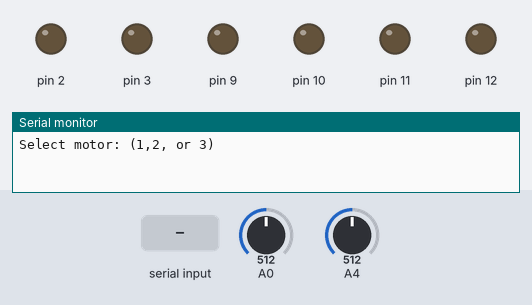
Recording of a sketch running on a simulated Arduino Uno, built with avr-gcc and run on an emulated ATmega328P. Shown: output pins drawn as LEDs (lit = HIGH), the last lines printed to the serial monitor. Inputs (shaded band) come from the test bench; at power-on: A0 = 512, A4 = 512. Pins used as bus, display or sensor lines are not drawn.

Above: at 1.2 s.
1.3 s: "1\n" received over Serial
At 3.2 s:
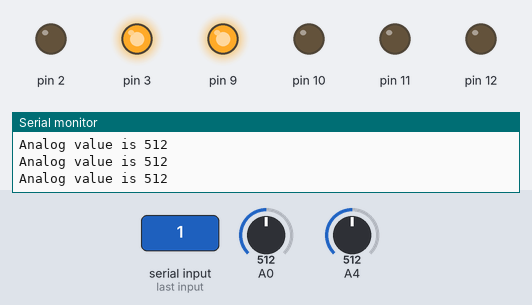
3.8 s: A0 set to 126
6.8 s: A0 set to 109
At 8.1 s:
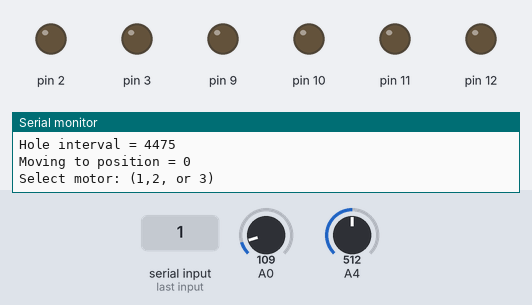
8.4 s: "5\n" received over Serial
At 9.8 s:
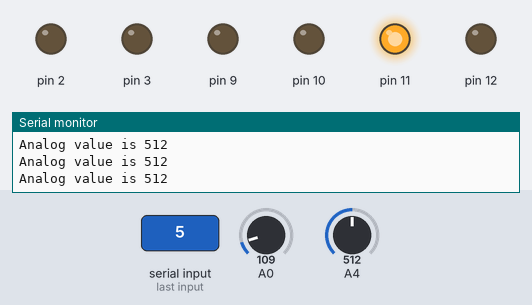
Timing chart, 0 to 11.4 s (numbered marks = the images above; inputs shaded):
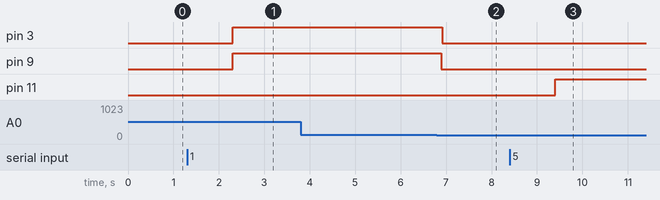

The sketch:

MotorTest2.ino
```cpp
//This version of MotorTest does not use the TLC5974 board.

int motorPWMPinArray[3];
int motorLEDPinArray[3];
int motorSensorPinArray[3];
int psThresh[3];     //Threshold for when the light hits the photosensor
int homeHoleMinIntervalArray_ms[3];  //The min time the home hole should be seen
int posHoleMinIntervalArray_ms[3];     ////The min time a position hole should be seen
//The amount of time we move the motor past a detected hole before looking for the next hole.
//This will prevent seeing the same hole again as we start to move past it.
int holePassInterval_ms = 50;
bool isMotorSelected = false;
int selectedMotorIndex = -1;

void setup()
{
  motorPWMPinArray[0]=9; pinMode(motorPWMPinArray[0],OUTPUT);  //The pin on the Arduino that turns on the transistor that turns on the motor.
  motorPWMPinArray[1]=11; pinMode(motorPWMPinArray[1],OUTPUT);
  motorPWMPinArray[2]=2; pinMode(motorPWMPinArray[2],OUTPUT);
  motorLEDPinArray[0]=3; pinMode(motorLEDPinArray[0],OUTPUT);
  motorLEDPinArray[1]=12; pinMode(motorLEDPinArray[1],OUTPUT);
  motorLEDPinArray[2]=10; pinMode(motorLEDPinArray[2],OUTPUT);
  motorSensorPinArray[0]=0;  //Analog in A0
  motorSensorPinArray[1]=1;  //Analog in A1
  motorSensorPinArray[2]=2;  //Analog in A2
  psThresh[0] = 120;//200;  //Motor 1. Threshold for when the light hits the photosensor
  psThresh[1] = 200;  //Motor 2
  psThresh[2] = 120;  //Motor 3
  homeHoleMinIntervalArray_ms[0] = 600; //Motor 1. If we see a hole for this amount of time, call it home.
  homeHoleMinIntervalArray_ms[1] = 575; //Motor 2
  homeHoleMinIntervalArray_ms[2] = 600; //Motor 3
  posHoleMinIntervalArray_ms[0] = 50;  //Motor 1
  posHoleMinIntervalArray_ms[1] = 50;  //Motor 2
  posHoleMinIntervalArray_ms[2] = 50;  //Motor 3
  Serial.begin(9600);
  while (! Serial);
  Serial.println("Select motor: (1,2, or 3)");
}


void loop()
{
  int moveToPosition = -1;
  //NOTE: Use "No line ending" option when using
  //the serial monitor to send commands.
  if (Serial.available())
  {
    int inVal = Serial.parseInt();
    Serial.print("inVal: ");
    Serial.println(inVal);
    if (inVal >= 0)
    {
      if(isMotorSelected==false)
      {
         isMotorSelected = true;
         selectedMotorIndex=inVal-1;
         Serial.println("Enter desired motor position:");
      }
      else
      {
        moveToPosition = inVal;
        isMotorSelected=false;
      }
    }
  }

  if(moveToPosition >= 0)
  {
    Serial.print("Moving to position ");
    Serial.println(moveToPosition);
    //Turn on LED
    analogWrite(motorLEDPinArray[selectedMotorIndex],255);
    //tlc.setPWM(motorLEDPinArray[selectedMotorIndex],4095);
    //tlc.write();

    //Move motor
    analogWrite(motorPWMPinArray[selectedMotorIndex],255);
    //tlc.setPWM(motorPWMPinArray[selectedMotorIndex],4095);
    //tlc.write();
    //In case we are on a hole now, allow the motor to keep moving until it goes past the current hole.
    delay(holePassInterval_ms);
    //Find home position
    //Home position is indicated by a large hole in the indexer,
    //The home hole should be much larger than any of the position holes.
    boolean homeFound = false;
    unsigned long firstHoleTime; //the time when the hole was first seen
    boolean isOverHole = false; //true if we are currently over a hole
    while(homeFound==false)
    {
      //read the photosensor value
      int psIn = analogRead(motorSensorPinArray[selectedMotorIndex]);
      Serial.print("Analog value is ");
      Serial.println(psIn);
      if(psIn>=psThresh[selectedMotorIndex] && isOverHole==false)
      {
        isOverHole = true;
        // store the time since the Arduino started running in a variable
        firstHoleTime = millis();
      }
      else if(psIn<psThresh[selectedMotorIndex] && isOverHole==true)
      {
        unsigned long currentTime = millis();
        Serial.print("Detected interval = ");
        Serial.println(currentTime-firstHoleTime);
        if(currentTime-firstHoleTime>homeHoleMinIntervalArray_ms[selectedMotorIndex])
        {
          homeFound=true;
          Serial.println("Reached home");
          Serial.print("Hole interval = ");
          Serial.println(currentTime-firstHoleTime);

        }
        else
        {
          //This is a position hole. It is not HomeHole.
          Serial.print("Hole interval = ");
          Serial.println(currentTime-firstHoleTime);
          isOverHole=false;
        }
      }
    }

        //stop motor
   analogWrite(motorPWMPinArray[selectedMotorIndex],0);
   //tlc.setPWM(motorPWMPinArray[selectedMotorIndex],0);
   //tlc.write();

    //Move to the desired position
    Serial.print("Moving to position = ");
    Serial.println(moveToPosition);

   if(moveToPosition>0)
   {
     int currPos=0;
     while(currPos<moveToPosition)
     {
       isOverHole = false; //true if we are currently over a hole
       //Move motor
       analogWrite(motorPWMPinArray[selectedMotorIndex],255);
        //tlc.setPWM(motorPWMPinArray[selectedMotorIndex],4095);
        //tlc.write();
        delay(holePassInterval_ms);  //Move past the current hole.
        int turn=1;
        while(turn==1)
        {
          //read the photosensor value
          int psIn = analogRead(motorSensorPinArray[selectedMotorIndex]);
          Serial.print("Analog value is ");
          Serial.println(psIn);
          if(psIn>=psThresh[selectedMotorIndex] && isOverHole==false)  //A new hole is found
          {
            Serial.println("Hole started");
            isOverHole = true;
            // store the time since the Arduino started running in a variable
            firstHoleTime = millis();
          }
          else if(psIn<psThresh[selectedMotorIndex] && isOverHole==true)  //We reached the end of a hole
          {
            unsigned long currentTime = millis();
            if(currentTime-firstHoleTime>posHoleMinIntervalArray_ms[selectedMotorIndex])
            {
              turn=0;
              //Stop motor
              analogWrite(motorPWMPinArray[selectedMotorIndex],0);
              //tlc.setPWM(motorPWMPinArray[selectedMotorIndex],0);
              //tlc.write();
              currPos++;

              Serial.println("Reached a position hole");
              Serial.print("Current position:");
              Serial.println(currPos);
              Serial.print("Hole interval = ");
              Serial.println(currentTime-firstHoleTime);
            }
            else
            {
              //This is a blip. It is not a position hole.
              Serial.println("Warning: Blip found!");
              Serial.print("Hole interval = ");
              Serial.println(currentTime-firstHoleTime);
            }
            isOverHole=false;
          }
        }
     }
   }
   //Turn off LED
   analogWrite(motorLEDPinArray[selectedMotorIndex],0);
   // tlc.setPWM(motorLEDPinArray[selectedMotorIndex],0);
   // tlc.write();

    Serial.println("Select motor: (1,2, or 3)");
  }

}
```

Measured:
- the behaviour switches between 120 and 119 on A0 (found by bisection; images 1 and 2)
- after the input at 1.3 s, pin 3, pin 9: LOW → HIGH after 1.0 s
- after the input at 6.8 s, pin 3: HIGH → LOW after 0.12 s; pin 9: HIGH → LOW after 0.09 s
- after the input at 8.4 s, pin 11: LOW → HIGH after 1.0 s
